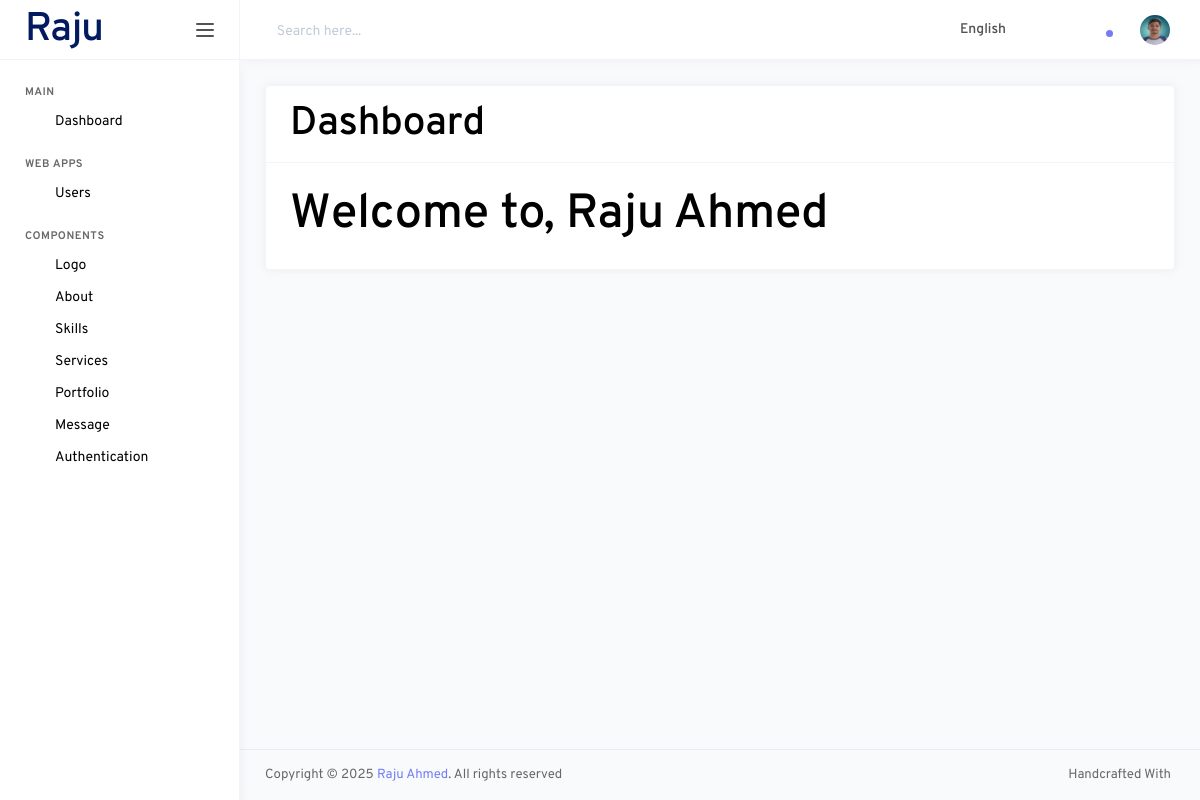
/dashboard.php (signed in), run on the app's committed database.
### tables this page shows
CREATE TABLE `users` (
  `id` int NOT NULL,
  `name` varchar(255) NOT NULL,
  `email` varchar(255) NOT NULL,
  `password` varchar(255) NOT NULL,
  `photo` varchar(255) DEFAULT NULL
);

### dashboard.php (the view, shortened to what this page needs)
<?php
require 'db.php';
require 'includes/header.php';
?>
    <div class="row">
        <div class="col-lg-12 m-auto">
            <div class="card card-default">
                <div class="card-header card-header-border-bottom">
                    <h2>Dashboard</h2>
                </div>
                <div class="card-body">
                    <h1>Welcome to, <?= $row['name']?></h1>
                </div>
            </div>
        </div>
    </div>
<?php
require 'includes/footer.php';
?>

### includes/header.php (shortened to what this page needs)
<?php
$logged_id = $_SESSION['logged_id'];
$sql = "SELECT * FROM users WHERE id = '$logged_id'";
$result = mysqli_query($conn, $sql);
$row = mysqli_fetch_assoc($result);
?>
<!DOCTYPE html>
<html lang="en">
<head>
    <link rel="stylesheet" href="/wdlv2403/dashboard/assets/vendors/core/core.css">
    <link rel="stylesheet" href="/wdlv2403/dashboard/assets/vendors/bootstrap-datepicker/bootstrap-datepicker.min.css">
    <link rel="stylesheet" href="/wdlv2403/dashboard/assets/fonts/feather-font/css/iconfont.css">
    <link rel="stylesheet" href="https://cdn.datatables.net/2.2.2/css/dataTables.dataTables.css" />
    <link rel="stylesheet" href="/wdlv2403/dashboard/assets/vendors/flag-icon-css/css/flag-icon.min.css">
    <link rel="stylesheet" href="/wdlv2403/dashboard/assets/css/demo_1/style.css">
</head>
<body>
<div class="main-wrapper">
    <nav class="sidebar">
        <div class="sidebar-header">
            <a href="" class="sidebar-brand">
                <h2>Raju</h2>
            </a>
            <div class="sidebar-toggler not-active">
                <span></span>
                <span></span>
                <span></span>
            </div>
        </div>
        <div class="sidebar-body">
            <ul class="nav">
                <li class="nav-item nav-category">Main</li>
                <li class="nav-item">
                    <a href="/wdlv2403/dashboard.php" class="nav-link">
                        <i class="link-icon" data-feather="box"></i>
                        <span class="link-title">Dashboard</span>
                    </a>
                </li>
                <li class="nav-item nav-category">web apps</li>
                <li class="nav-item">
                    <a class="nav-link" href="/wdlv2403/users/user.php" >
                        <i class="link-icon" data-feather="users"></i>
                        <span class="link-title">Users</span>
                    </a>
                </li>
                <li class="nav-item nav-category">Components</li>
                <li class="nav-item">
                    <a class="nav-link" href="/WDLV2403/components/logo/logo.php">
                        <i class="link-icon" data-feather="feather"></i>
                        <span class="link-title">Logo</span>
                    </a>
                </li>
                <li class="nav-item">
                    <a class="nav-link" href="/WDLV2403/components/about/about.php">
                        <i class="link-icon" data-feather="user"></i>
                        <span class="link-title">About</span>
                    </a>
                </li>
                <li class="nav-item">
                    <a class="nav-link" href="/WDLV2403/components/skill/skill.php">
                        <i class="link-icon" data-feather="inbox"></i>
                        <span class="link-title">Skills</span>
                    </a>
                </li>
                <li class="nav-item">
                    <a class="nav-link" href="/WDLV2403/components/services/service.php">
                        <i class="link-icon" data-feather="pie-chart"></i>
                        <span class="link-title">Services</span>
                    </a>
                </li>
                <li class="nav-item">
                    <a class="nav-link" href="/WDLV2403/components/portfolio/portfolio.php">
                        <i class="link-icon" data-feather="layout"></i>
                        <span class="link-title">Portfolio</span>
                    </a>
                </li>
                <li class="nav-item">
                    <a class="nav-link" href="/WDLV2403/components/message/message.php">
                        <i class="link-icon" data-feather="inbox"></i>
                        <span class="link-title">Message</span>
                    </a>
                </li>
                <li class="nav-item">
                    <a class="nav-link" data-toggle="collapse" href="#authPages" role="button" aria-expanded="false" aria-controls="authPages">
                        <i class="link-icon" data-feather="unlock"></i>
                        <span class="link-title">Authentication</span>
                        <i class="link-arrow" data-feather="chevron-down"></i>
                    </a>
                </li>
            </ul>
        </div>
    </nav>
    <div class="page-wrapper">
        <nav class="navbar">
            <div class="navbar-content">
                <form class="search-form">
                    <div class="input-group">
                        <input type="text" class="form-control" id="navbarForm" placeholder="Search here...">
                    </div>
                </form>
                <ul class="navbar-nav">
                    <li class="nav-item dropdown">
                        <a class="nav-link dropdown-toggle" href="#" id="languageDropdown" role="button" data-toggle="dropdown" aria-haspopup="true" aria-expanded="false">
                            <i class="flag-icon flag-icon-us mt-1" title="us"></i> <span class="font-weight-medium ml-1 mr-1 d-none d-md-inline-block">English</span>
                        </a>
                    </li>
                    <li class="nav-item dropdown nav-apps">
                    </li>
                    <li class="nav-item dropdown nav-messages">
                    </li>
                    <li class="nav-item dropdown nav-notifications">
                        <a class="nav-link dropdown-toggle" href="#" id="notificationDropdown" role="button" data-toggle="dropdown" aria-haspopup="true" aria-expanded="false">
                            <div class="indicator">
                                <div class="circle"></div>
                            </div>
                        </a>
                    </li>
                    <li class="nav-item dropdown nav-profile">
                        <a class="nav-link dropdown-toggle" href="#" id="profileDropdown" role="button" data-toggle="dropdown" aria-haspopup="true" aria-expanded="false">
                            <?php
                            if ($row['photo'] == '') {
                                echo '<img src="/wdlv2403/uploads/user/default_user.png" width="200" />';
                            } else {
                                echo '<img src="/wdlv2403/uploads/user/'.$row['photo'].'" width="250" />';
                            }
                            ?>
                        </a>
                    </li>
                </ul>
            </div>
        </nav>
        <div class="page-content">

### data on the page
users: photo (picture), name "Raju Ahmed"
